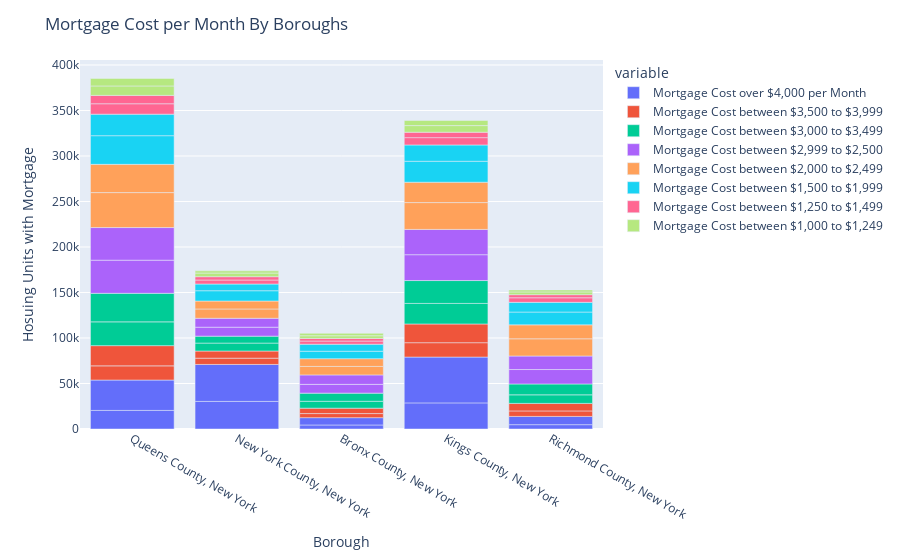

The notebook cell saved with this chart:
### Markdown cell above
### Looking Through Mortgage Cost by Boroughs (All years)

### Code cell
import matplotlib.pyplot as plt

fig = px.bar(census_bureau_dataframe, x='Borough', y=['Mortgage Cost over $4,000 per Month',
                                                      'Mortgage Cost between $3,500 to $3,999',
                                                      'Mortgage Cost between $3,000 to $3,499',
                                                      'Mortgage Cost between $2,999 to $2,500',
                                                      'Mortgage Cost between $2,000 to $2,499',
                                                      'Mortgage Cost between $1,500 to $1,999',
                                                      'Mortgage Cost between $1,250 to $1,499',
                                                      'Mortgage Cost between $1,000 to $1,249'])
fig.update_layout(
    xaxis_title="Borough",
    yaxis_title="Hosuing Units with Mortgage"
)
fig.update_layout(title="Mortgage Cost per Month By Boroughs")
fig.show()

### Figure 1 — Plotly figure (JSON) as saved in the notebook; plotly's stock layout.template omitted (floating-point values rounded to 4 significant figures)
{"data": [{"alignmentgroup": "True", "hovertemplate": "variable=Mortgage Cost over $4,000 per Month<br>Borough=%{x}<br>value=%{y}<extra></extra>", "legendgroup": "Mortgage Cost over $4,000 per Month", "marker": {"color": "#636efa", "pattern": {"shape": ""}}, "name": "Mortgage Cost over $4,000 per Month", "offsetgroup": "Mortgage Cost over $4,000 per Month", "orientation": "v", "showlegend": true, "textposition": "auto", "type": "bar", "x": ["Queens County, New York", "New York County, New York", "Bronx County, New York", "Kings County, New York", "Richmond County, New York", "Bronx County, New York", "Kings County, New York", "New York County, New York", "Queens County, New York", "Richmond County, New York"], "xaxis": "x", "y": [20422, 30316, 4419, 28699, 4772, 8028, 50340, 40611, 33361, 9068], "yaxis": "y"}, {"alignmentgroup": "True", "hovertemplate": "variable=Mortgage Cost between $3,500 to $3,999<br>Borough=%{x}<br>value=%{y}<extra></extra>", "legendgroup": "Mortgage Cost between $3,500 to $3,999", "marker": {"color": "#EF553B", "pattern": {"shape": ""}}, "name": "Mortgage Cost between $3,500 to $3,999", "offsetgroup": "Mortgage Cost between $3,500 to $3,999", "orientation": "v", "showlegend": true, "textposition": "auto", "type": "bar", "x": ["Queens County, New York", "New York County, New York", "Bronx County, New York", "Kings County, New York", "Richmond County, New York", "Bronx County, New York", "Kings County, New York", "New York County, New York", "Queens County, New York", "Richmond County, New York"], "xaxis": "x", "y": [15598, 6901, 4503, 15799, 6013, 5955, 20573, 7864, 22230, 8305], "yaxis": "y"}, {"alignmentgroup": "True", "hovertemplate": "variable=Mortgage Cost between $3,000 to $3,499<br>Borough=%{x}<br>value=%{y}<extra></extra>", "legendgroup": "Mortgage Cost between $3,000 to $3,499", "marker": {"color": "#00cc96", "pattern": {"shape": ""}}, "name": "Mortgage Cost between $3,000 to $3,499", "offsetgroup": "Mortgage Cost between $3,000 to $3,499", "orientation": "v", "showlegend": true, "textposition": "auto", "type": "bar", "x": ["Queens County, New York", "New York County, New York", "Bronx County, New York", "Kings County, New York", "Richmond County, New York", "Bronx County, New York", "Kings County, New York", "New York County, New York", "Queens County, New York", "Richmond County, New York"], "xaxis": "x", "y": [26111, 8714, 7561, 22583, 9388, 8941, 25142, 7601, 31379, 11928], "yaxis": "y"}, {"alignmentgroup": "True", "hovertemplate": "variable=Mortgage Cost between $2,999 to $2,500<br>Borough=%{x}<br>value=%{y}<extra></extra>", "legendgroup": "Mortgage Cost between $2,999 to $2,500", "marker": {"color": "#ab63fa", "pattern": {"shape": ""}}, "name": "Mortgage Cost between $2,999 to $2,500", "offsetgroup": "Mortgage Cost between $2,999 to $2,500", "orientation": "v", "showlegend": true, "textposition": "auto", "type": "bar", "x": ["Queens County, New York", "New York County, New York", "Bronx County, New York", "Kings County, New York", "Richmond County, New York", "Bronx County, New York", "Kings County, New York", "New York County, New York", "Queens County, New York", "Richmond County, New York"], "xaxis": "x", "y": [36403, 9865, 9649, 28393, 15880, 10371, 27788, 9790, 35849, 14866], "yaxis": "y"}, {"alignmentgroup": "True", "hovertemplate": "variable=Mortgage Cost between $2,000 to $2,499<br>Borough=%{x}<br>value=%{y}<extra></extra>", "legendgroup": "Mortgage Cost between $2,000 to $2,499", "marker": {"color": "#FFA15A", "pattern": {"shape": ""}}, "name": "Mortgage Cost between $2,000 to $2,499", "offsetgroup": "Mortgage Cost between $2,000 to $2,499", "orientation": "v", "showlegend": true, "textposition": "auto", "type": "bar", "x": ["Queens County, New York", "New York County, New York", "Bronx County, New York", "Kings County, New York", "Richmond County, New York", "Bronx County, New York", "Kings County, New York", "New York County, New York", "Queens County, New York", "Richmond County, New York"], "xaxis": "x", "y": [38417, 10233, 9339, 29484, 18895, 8487, 22373, 8725, 31036, 15331], "yaxis": "y"}, {"alignmentgroup": "True", "hovertemplate": "variable=Mortgage Cost between $1,500 to $1,999<br>Borough=%{x}<br>value=%{y}<extra></extra>", "legendgroup": "Mortgage Cost between $1,500 to $1,999", "marker": {"color": "#19d3f3", "pattern": {"shape": ""}}, "name": "Mortgage Cost between $1,500 to $1,999", "offsetgroup": "Mortgage Cost between $1,500 to $1,999", "orientation": "v", "showlegend": true, "textposition": "auto", "type": "bar", "x": ["Queens County, New York", "New York County, New York", "Bronx County, New York", "Kings County, New York", "Richmond County, New York", "Bronx County, New York", "Kings County, New York", "New York County, New York", "Queens County, New York", "Richmond County, New York"], "xaxis": "x", "y": [31495, 11314, 8204, 23036, 14050, 7696, 17929, 7375, 23638, 10681], "yaxis": "y"}, {"alignmentgroup": "True", "hovertemplate": "variable=Mortgage Cost between $1,250 to $1,499<br>Borough=%{x}<br>value=%{y}<extra></extra>", "legendgroup": "Mortgage Cost between $1,250 to $1,499", "marker": {"color": "#FF6692", "pattern": {"shape": ""}}, "name": "Mortgage Cost between $1,250 to $1,499", "offsetgroup": "Mortgage Cost between $1,250 to $1,499", "orientation": "v", "showlegend": true, "textposition": "auto", "type": "bar", "x": ["Queens County, New York", "New York County, New York", "Bronx County, New York", "Kings County, New York", "Richmond County, New York", "Bronx County, New York", "Kings County, New York", "New York County, New York", "Queens County, New York", "Richmond County, New York"], "xaxis": "x", "y": [11449, 4387, 3489, 8021, 5026, 2841, 5945, 3657, 9204, 3372], "yaxis": "y"}, {"alignmentgroup": "True", "hovertemplate": "variable=Mortgage Cost between $1,000 to $1,249<br>Borough=%{x}<br>value=%{y}<extra></extra>", "legendgroup": "Mortgage Cost between $1,000 to $1,249", "marker": {"color": "#B6E880", "pattern": {"shape": ""}}, "name": "Mortgage Cost between $1,000 to $1,249", "offsetgroup": "Mortgage Cost between $1,000 to $1,249", "orientation": "v", "showlegend": true, "textposition": "auto", "type": "bar", "x": ["Queens County, New York", "New York County, New York", "Bronx County, New York", "Kings County, New York", "Richmond County, New York", "Bronx County, New York", "Kings County, New York", "New York County, New York", "Queens County, New York", "Richmond County, New York"], "xaxis": "x", "y": [10359, 4025, 3013, 7313, 3043, 2658, 5609, 2380, 8251, 2132], "yaxis": "y"}], "layout": {"barmode": "relative", "legend": {"title": {"text": "variable"}, "tracegroupgap": 0}, "margin": {"t": 60}, "title": {"text": "Mortgage Cost per Month By Boroughs"}, "xaxis": {"anchor": "y", "domain": [0, 1], "title": {"text": "Borough"}}, "yaxis": {"anchor": "x", "domain": [0, 1], "title": {"text": "Hosuing Units with Mortgage"}}}}
